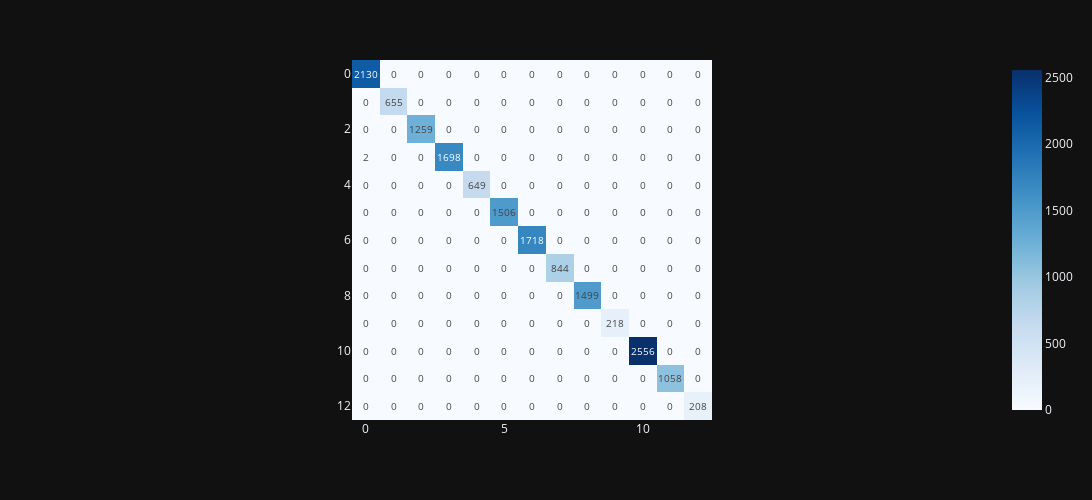

Notebook code for this chart:
### Code cell
cm_lr = confusion_matrix(y_train_encoded, y_train_encoded_pred)
px.imshow(cm_lr, width=1300, height=500,text_auto=True,color_continuous_scale=px.colors.sequential.Blues, template='plotly_dark')

### Figure 1 — Plotly figure (JSON) as saved in the notebook; plotly's stock layout.template omitted (floating-point values rounded to 4 significant figures; data arrays with more than 128 entries replaced by an {"elided": "..."} marker saying what was removed)
{"data": [{"coloraxis": "coloraxis", "hovertemplate": "x: %{x}<br>y: %{y}<br>color: %{z}<extra></extra>", "name": "0", "texttemplate": "%{z}", "type": "heatmap", "xaxis": "x", "yaxis": "y", "z": {"elided": "13x13 int values"}}], "layout": {"coloraxis": {"colorscale": [[0, "rgb(247,251,255)"], [0.125, "rgb(222,235,247)"], [0.25, "rgb(198,219,239)"], [0.375, "rgb(158,202,225)"], [0.5, "rgb(107,174,214)"], [0.625, "rgb(66,146,198)"], [0.75, "rgb(33,113,181)"], [0.875, "rgb(8,81,156)"], [1, "rgb(8,48,107)"]]}, "height": 500, "margin": {"t": 60}, "width": 1300, "xaxis": {"anchor": "y", "constrain": "domain", "domain": [0, 1], "scaleanchor": "y"}, "yaxis": {"anchor": "x", "autorange": "reversed", "constrain": "domain", "domain": [0, 1]}}}
